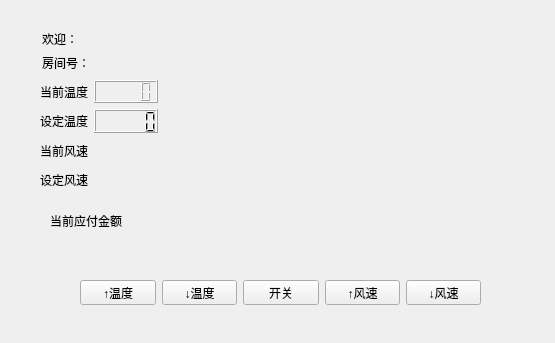
<?xml version="1.0" encoding="UTF-8"?>
<ui version="4.0">
 <class>Client</class>
 <widget class="QMainWindow" name="Client">
  <property name="geometry">
   <rect>
    <x>0</x>
    <y>0</y>
    <width>555</width>
    <height>343</height>
   </rect>
  </property>
  <property name="windowTitle">
   <string>MainWindow</string>
  </property>
  <widget class="QWidget" name="centralwidget">
   <widget class="QWidget" name="layoutWidget_2">
    <property name="geometry">
     <rect>
      <x>40</x>
      <y>30</y>
      <width>501</width>
      <height>42</height>
     </rect>
    </property>
    <layout class="QHBoxLayout" name="horizontalLayout_11">
     <item>
      <spacer name="horizontalSpacer_5">
       <property name="orientation">
        <enum>Qt::Horizontal</enum>
       </property>
       <property name="sizeHint" stdset="0">
        <size>
         <width>13</width>
         <height>20</height>
        </size>
       </property>
      </spacer>
     </item>
     <item>
      <layout class="QVBoxLayout" name="verticalLayout_3">
       <item>
        <layout class="QHBoxLayout" name="horizontalLayout_12">
         <item>
          <widget class="QLabel" name="label_welcome_2">
           <property name="text">
            <string>欢迎：</string>
           </property>
          </widget>
         </item>
         <item>
          <widget class="QLabel" name="label_customer_name_3">
           <property name="text">
            <string/>
           </property>
          </widget>
         </item>
        </layout>
       </item>
       <item>
        <layout class="QHBoxLayout" name="horizontalLayout_13">
         <item>
          <widget class="QLabel" name="label_RoomID_tag_2">
           <property name="text">
            <string>房间号：</string>
           </property>
          </widget>
         </item>
         <item>
          <widget class="QLabel" name="label_customer_name_4">
           <property name="text">
            <string/>
           </property>
          </widget>
         </item>
        </layout>
       </item>
      </layout>
     </item>
     <item>
      <spacer name="horizontalSpacer_6">
       <property name="orientation">
        <enum>Qt::Horizontal</enum>
       </property>
       <property name="sizeHint" stdset="0">
        <size>
         <width>448</width>
         <height>20</height>
        </size>
       </property>
      </spacer>
     </item>
    </layout>
   </widget>
   <widget class="QWidget" name="layoutWidget">
    <property name="geometry">
     <rect>
      <x>50</x>
      <y>210</y>
      <width>151</width>
      <height>21</height>
     </rect>
    </property>
    <layout class="QHBoxLayout" name="horizontalLayout_14">
     <item>
      <widget class="QLabel" name="label_payment_tag_2">
       <property name="text">
        <string>当前应付金额</string>
       </property>
      </widget>
     </item>
     <item>
      <widget class="QLabel" name="label_payment_2">
       <property name="text">
        <string/>
       </property>
      </widget>
     </item>
    </layout>
   </widget>
   <widget class="QWidget" name="layoutWidget_3">
    <property name="geometry">
     <rect>
      <x>80</x>
      <y>280</y>
      <width>401</width>
      <height>25</height>
     </rect>
    </property>
    <layout class="QHBoxLayout" name="horizontalLayout_15">
     <item>
      <widget class="QPushButton" name="pushButton_temperature_up_2">
       <property name="text">
        <string>↑温度</string>
       </property>
      </widget>
     </item>
     <item>
      <widget class="QPushButton" name="pushButton_temperature_down_2">
       <property name="text">
        <string>↓温度</string>
       </property>
      </widget>
     </item>
     <item>
      <widget class="QPushButton" name="pushButton_switch_2">
       <property name="text">
        <string>开关</string>
       </property>
      </widget>
     </item>
     <item>
      <widget class="QPushButton" name="pushButton_speed_up_2">
       <property name="text">
        <string>↑风速</string>
       </property>
      </widget>
     </item>
     <item>
      <widget class="QPushButton" name="pushButton_speed_down_2">
       <property name="text">
        <string>↓风速</string>
       </property>
      </widget>
     </item>
    </layout>
   </widget>
   <widget class="QWidget" name="layoutWidget_4">
    <property name="geometry">
     <rect>
      <x>40</x>
      <y>80</y>
      <width>481</width>
      <height>111</height>
     </rect>
    </property>
    <layout class="QHBoxLayout" name="horizontalLayout_16">
     <item>
      <spacer name="horizontalSpacer_7">
       <property name="orientation">
        <enum>Qt::Horizontal</enum>
       </property>
       <property name="sizeHint" stdset="0">
        <size>
         <width>40</width>
         <height>20</height>
        </size>
       </property>
      </spacer>
     </item>
     <item>
      <layout class="QVBoxLayout" name="verticalLayout_4">
       <item>
        <layout class="QHBoxLayout" name="horizontalLayout_17">
         <item>
          <widget class="QLabel" name="label_current_temperature_2">
           <property name="text">
            <string>当前温度</string>
           </property>
          </widget>
         </item>
         <item>
          <widget class="QLCDNumber" name="lcdNumber_current_temperature_2"/>
         </item>
        </layout>
       </item>
       <item>
        <layout class="QHBoxLayout" name="horizontalLayout_18">
         <item>
          <widget class="QLabel" name="label__target_temperature_2">
           <property name="text">
            <string>设定温度</string>
           </property>
          </widget>
         </item>
         <item>
          <widget class="QLCDNumber" name="lcdNumber_target_temperature_2"/>
         </item>
        </layout>
       </item>
       <item>
        <layout class="QHBoxLayout" name="horizontalLayout_19">
         <item>
          <widget class="QLabel" name="label_current_speed_tag_2">
           <property name="text">
            <string>当前风速</string>
           </property>
          </widget>
         </item>
         <item>
          <widget class="QLabel" name="label_current_speed_2">
           <property name="text">
            <string/>
           </property>
          </widget>
         </item>
        </layout>
       </item>
       <item>
        <layout class="QHBoxLayout" name="horizontalLayout_20">
         <item>
          <widget class="QLabel" name="label_target_speed_tag_2">
           <property name="text">
            <string>设定风速</string>
           </property>
          </widget>
         </item>
         <item>
          <widget class="QLabel" name="label_target_speed_2">
           <property name="text">
            <string/>
           </property>
          </widget>
         </item>
        </layout>
       </item>
      </layout>
     </item>
     <item>
      <spacer name="horizontalSpacer_8">
       <property name="orientation">
        <enum>Qt::Horizontal</enum>
       </property>
       <property name="sizeHint" stdset="0">
        <size>
         <width>408</width>
         <height>20</height>
        </size>
       </property>
      </spacer>
     </item>
    </layout>
   </widget>
  </widget>
 </widget>
 <resources/>
 <connections/>
</ui>
